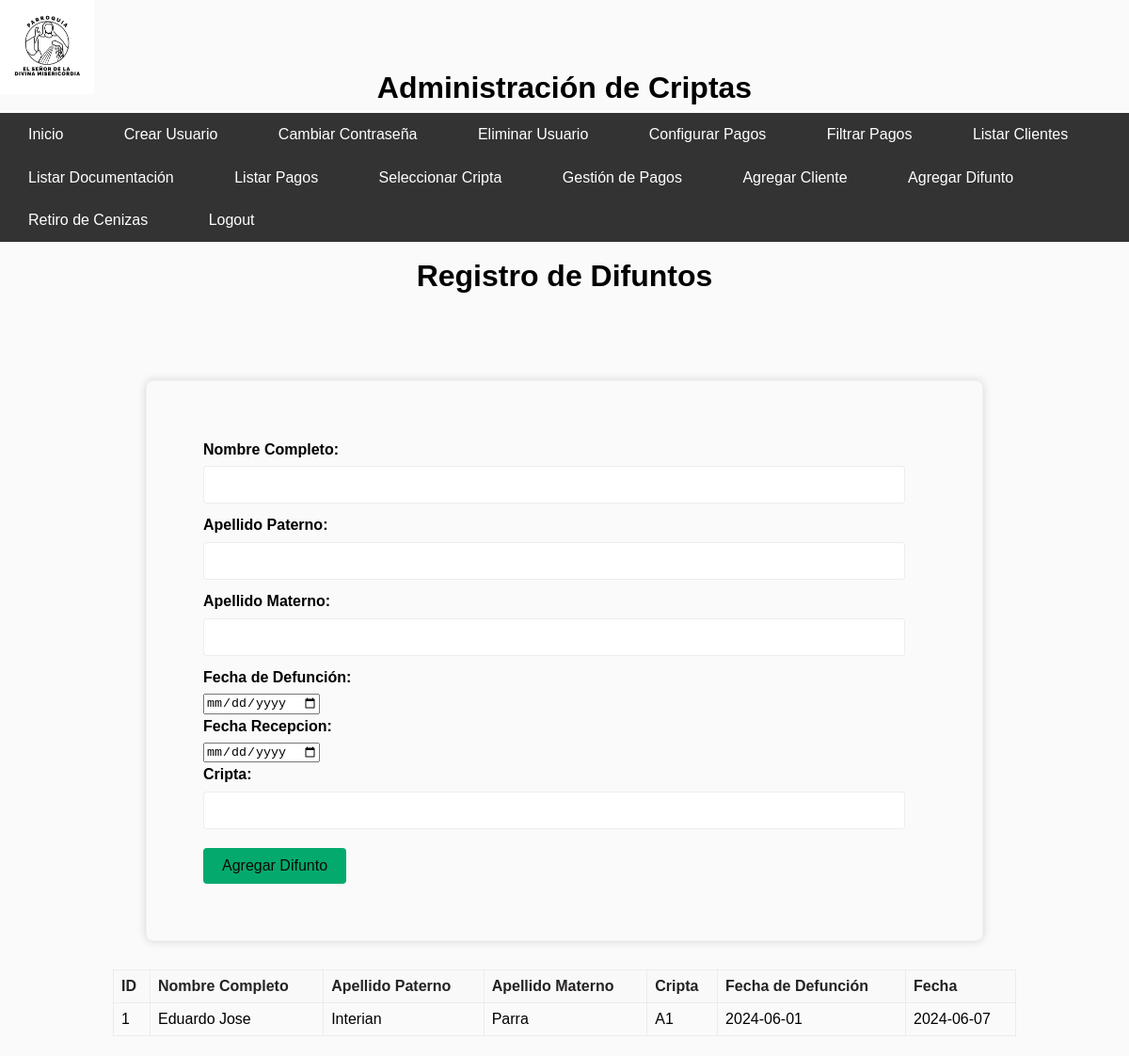
The page /agregar_difunto (signed in) on the database as committed earlier.
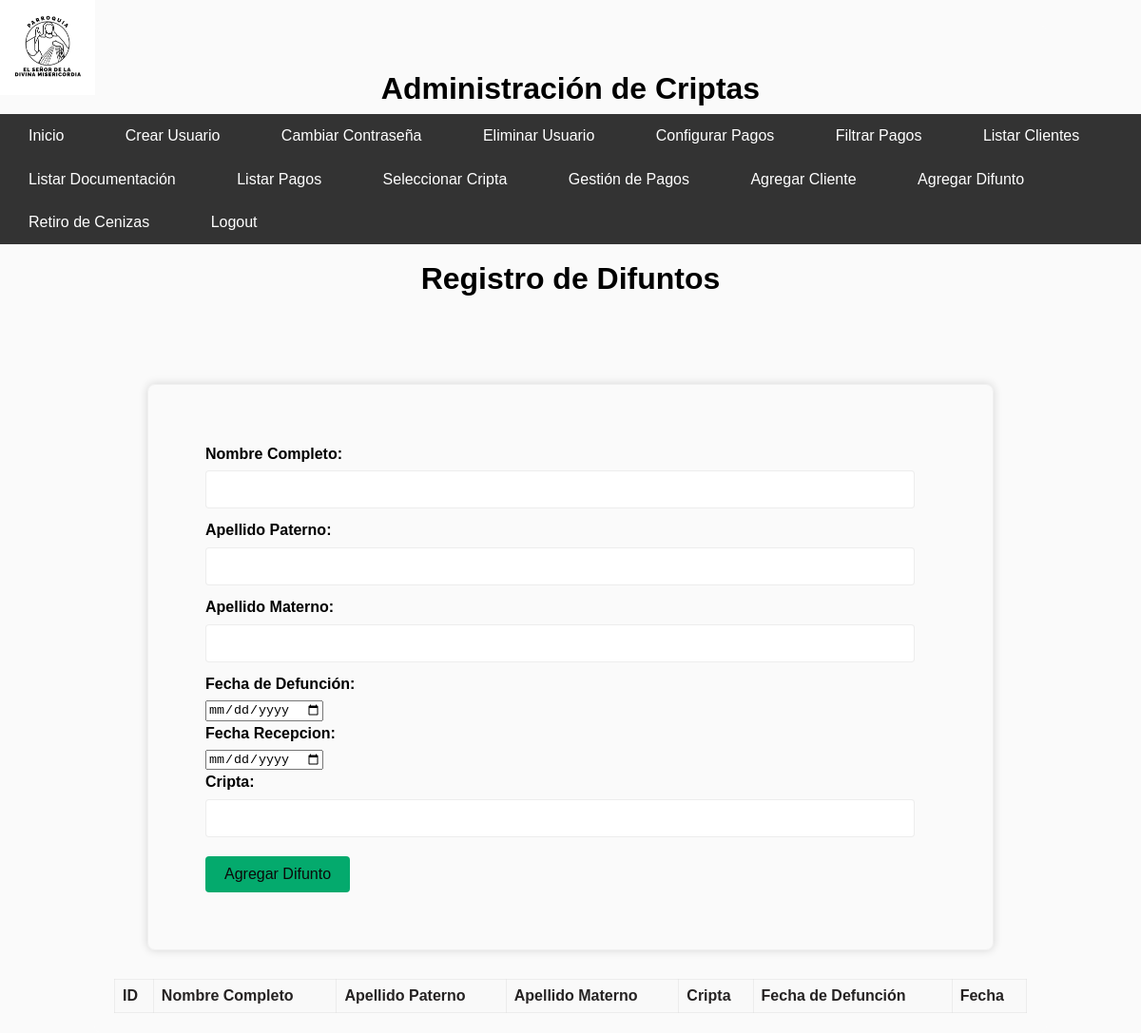
The same page on the database as committed later.
### tables this page shows
CREATE TABLE Difuntos (
    ID_difunto INTEGER PRIMARY KEY AUTOINCREMENT,
    Nombre_completo TEXT,
    Apellido_paterno TEXT,
    Apellido_materno TEXT,
    Cripta TEXT,
    Fecha_defuncion DATE,
    Fecha DATE,
    Fecha_Retiro DATE,
    FOREIGN KEY (Cripta) REFERENCES Clientes(Cripta)
);

### app.py (the view, shortened to what this page needs)
@app.route('/agregar_difunto', methods=['GET', 'POST'])
def agregar_difunto():
    if 'username' not in session:
        return redirect(url_for('login'))
    return render_template('agregar_difunto.html', difuntos=get_difuntos())

### app.py (called while the page is built)
def get_db_connection():
    conn = sqlite3.connect('cripta_administracion.db')
    conn.row_factory = sqlite3.Row
    return conn

def get_difuntos():
    conn = get_db_connection()
    cursor = conn.cursor()
    cursor.execute('SELECT * FROM difuntos')
    difuntos = cursor.fetchall()
    conn.close()
    return difuntos

### templates/agregar_difunto.html (shortened to what this page needs)
{% extends "base.html" %}
{% block content %}
<div class="container">
    <h1>Registro de Difuntos</h1>
    <form action="/agregar_difunto" method="post">
        <label for="nombre_completo">Nombre Completo:</label>
        <input type="text" id="nombre_completo" name="nombre_completo" required><br>
        <label for="apellido_paterno">Apellido Paterno:</label>
        <input type="text" id="apellido_paterno" name="apellido_paterno" required><br>
        <label for="apellido_materno">Apellido Materno:</label>
        <input type="text" id="apellido_materno" name="apellido_materno" required><br>
        <label for="fecha_defuncion">Fecha de Defunción:</label>
        <input type="date" id="fecha_defuncion" name="fecha_defuncion" required><br>
        <label for="fecha">Fecha Recepcion:</label>
        <input type="date" id="fecha" name="fecha" required><br>
        <label for="cripta">Cripta:</label>
        <input type="text" id="cripta" name="cripta" required><br>
        <input type="submit" value="Agregar Difunto">
    </form>
    <div style="overflow-x:auto;">
        <table id="tabla-difuntos">
            <thead>
                <tr>
                    <th>ID</th>
                    <th>Nombre Completo</th>
                    <th>Apellido Paterno</th>
                    <th>Apellido Materno</th>
                    <th>Cripta</th>
                    <th>Fecha de Defunción</th>
                    <th>Fecha</th>
                </tr>
            </thead>
            <tbody>
                {% for difunto in difuntos %}
                <tr>
                    <td>{{ difunto[0] }}</td>
                    <td>{{ difunto[1] }}</td>
                    <td>{{ difunto[2] }}</td>
                    <td>{{ difunto[3] }}</td>
                    <td>{{ difunto[4] if difunto[4] else "-" }}</td>
                    <td>{{ difunto[5] }}</td>
                    <td>{{ difunto[6] }}</td>
                </tr>
                {% endfor %}
            </tbody>
        </table>
    </div>
</div>
{% endblock %}

Rows that differ between the two databases and show on the page:
removed Difuntos: ID_difunto "1", Nombre_completo "Eduardo Jose", Apellido_paterno "Interian", Apellido_materno "Parra", Cripta "A1", Fecha_defuncion "2024-06-01", Fecha "2024-06-07"
